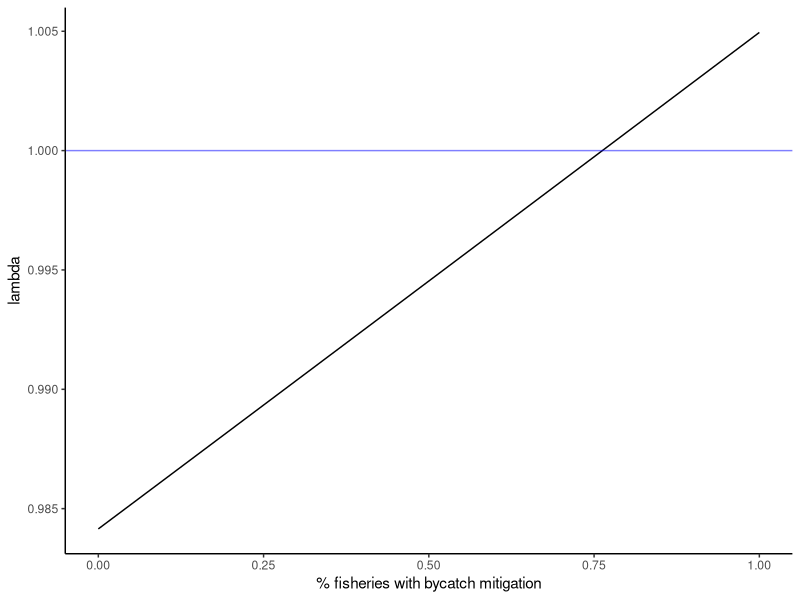
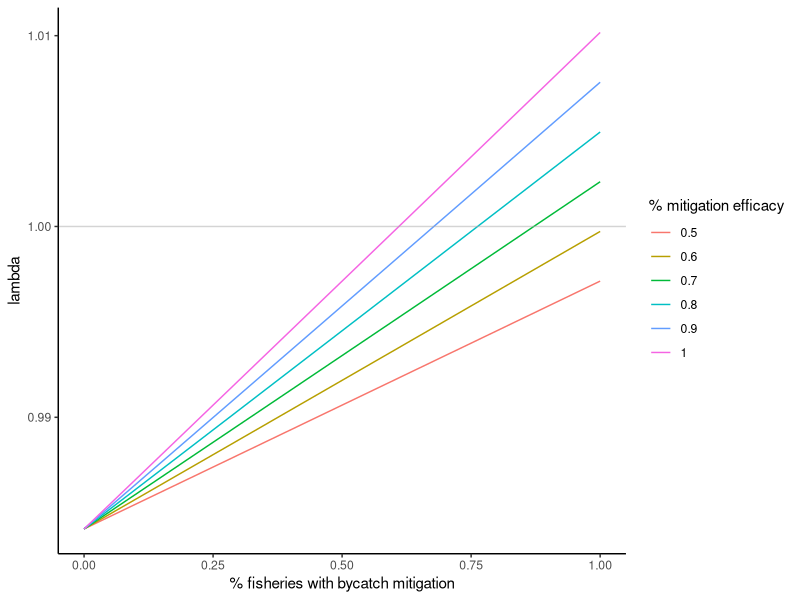
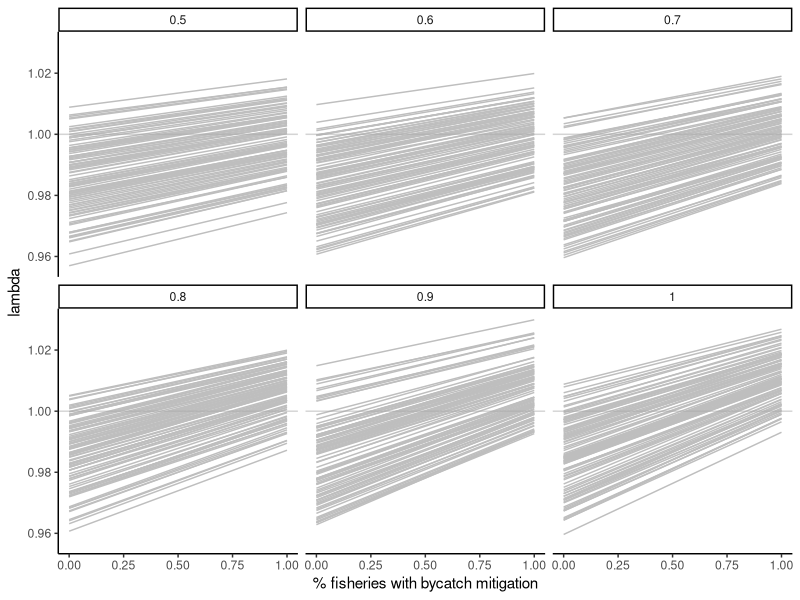
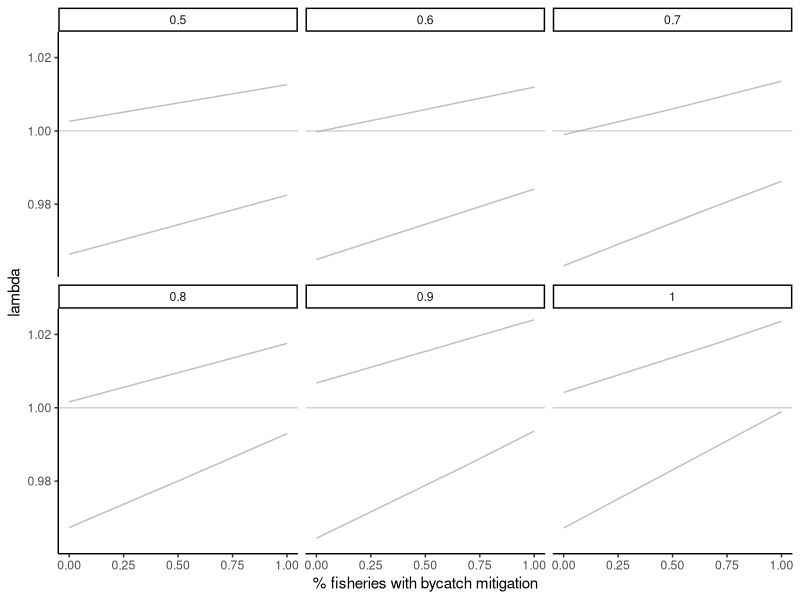
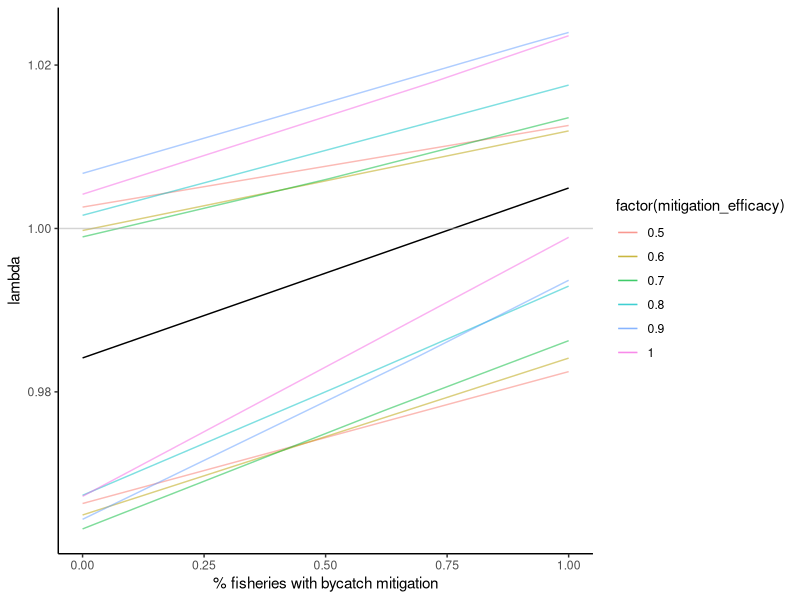
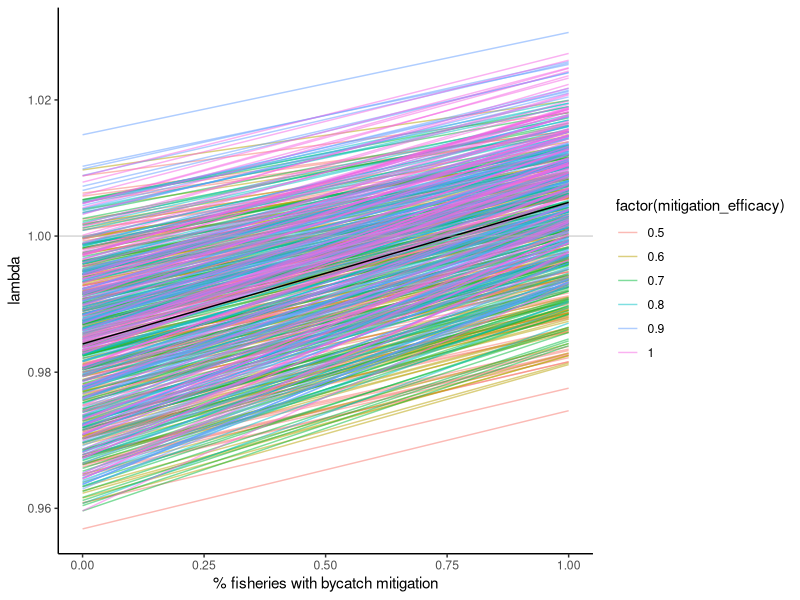

These charts were generated, in order, by the following R code:
## ---- chunk 1
library(here)
library(tidyverse)
## ---- chunk 2
#survival rates - drawn from Weimerskirch 1998
s_c <- 0.64 #chick+ fledgling survival year 0-1
s_j <- 0.8 #juvenile survival year 1-3
s_i <- 0.92 #immature survival year 3-7
s_s <- 0.94 #subadult survival year 7-10
s_a <- 0.94 #adult survival year 10+
#males show senescence but femailes don't, so not including it here, though perhaps I should since it impacts breeding success?

#fecundity building blocks
#breeding success - drawn from Weimerskirch 1998 &Rackete 2021
bs_a <- 0.8 #adult breeding success

#breeding probability (biennial breeders) - adult rate drawn from Rackete 2021, subadult downscaled slightly from that
bp_a <- 0.45 #adult breeding probablity (biennial breeding, most breeding by age 10)

c <- 0.5# # of female chicks per year

#fecundity 
f_a <- bs_a*bp_a*c
  
#add widowing
#assume 25% prob year1 -> 100% prob year 4?
#Sun et al 2022 - takes 4 years to reach next breeding attempt, breeding prob with new mate after widowhood = ~0.25 (fig5)
w <- 0.25
w4 <- 1
## ---- chunk 3
#set up age-based matrix based on vital rates

#Age classes (years)  0-1     1-2    2-3    3-4    4-5    5-6    6-7    7-8   8-9     9-10     10+         nw,        w1,             w2,              w3,             w4 
m <- matrix(data = c(0,     0,    0,      0,     0,     0,     0,     0,      0,      0,       s_a*f_a,    s_a*f_a,    s_a*f_a*w,    s_a*f_a*w,     s_a*f_a*w,     s_a*f_a*w4,      #0-1
                    s_c,    0,    0,      0,     0,     0,     0,     0,      0,      0,       0,          0,          0,             0,              0,              0,              #1-2
                    0,      s_j,  0,      0,     0,     0,     0,     0,      0,      0,       0,          0,          0,             0,              0,              0,              #2-3
                    0,      0,    s_j,    0,     0,     0,     0,     0,      0,      0,       0,          0,          0,             0,              0,              0,              #3-4
                    0,      0,    0,      s_i,   0,     0,     0,     0,      0,      0,       0,          0,          0,             0,              0,              0,              #4-5
                    0,      0,    0,      0,     s_i,   0,     0,     0,      0,      0,       0,          0,          0,             0,              0,              0,              #5-6
                    0,      0,    0,      0,     0,     s_i,   0,     0,      0,      0,       0,          0,          0,             0,              0,              0,              #6-7
                    0,      0,    0,      0,     0,     0,     s_i,   0,      0,      0,       0,          0,          0,             0,              0,              0,              #7-8
                    0,      0,    0,      0,     0,     0,     0,     s_s,    0,      0,       0,          0,          0,             0,              0,              0,              #8-9
                    0,      0,    0,      0,     0,     0,     0,     0,      s_s,    0,       0,          0,          0,             0,              0,              0,              #9-10
                    0,      0,    0,      0,     0,     0,     0,     0,      0,      s_s,     0,          0,          0,             0,              0,              0,              #10
                    0,      0,    0,      0,     0,     0,     0,     0,      0,      0,       s_a*s_a,    s_a*s_a,    s_a*s_a*w,     s_a*s_a*w,      s_a*s_a*w,      s_a*s_a*w4,     #nw
                    0,      0,    0,      0,     0,     0,     0,     0,      0,      0,       s_a*(1-s_a),s_a*(1-s_a),s_a*(1-s_a)*w, s_a*(1-s_a)*w,  s_a*(1-s_a)*w,  s_a*(1-s_a)*w4, #w1
                    0,      0,    0,      0,     0,     0,     0,     0,      0,      0,       0,          0,          s_a*(1-w),     0,              0,              0,              #w2 
                    0,      0,    0,      0,     0,     0,     0,     0,      0,      0,       0,          0,          0,             s_a*(1-w),      0,              0,              #w3 
                    0,      0,    0,      0,     0,     0,     0,     0,      0,      0,       0,          0,          0,             0,              s_a*(1-w),      0),             #w4 
                   nrow = 16, byrow = TRUE) 
m
## ---- chunk 4
#deterministic growth rate (lambda)
#extract eigenvalues and lambda from the matrix 
m_eig <- eigen(m)
lambda <- as.numeric(m_eig$values[1])
lambda # this matches the ideal population growth rate in the table

#Stable state distribution
#extract and scale the right eigenvector 
SSD <- round(as.numeric(m_eig$vectors[,1]/sum(m_eig$vectors[,1])),3)
SSD

#extract reproductive values
RV <- as.numeric(eigen(t(m))$vectors[,1]/eigen(t(m))$vectors[1,1])
RV
## ---- chunk 5
#bycatch mortality rates
# ~25 - 35% of mortality has been attributed to bycatch (Cleeland et al 2021), 
# so I calculated the baseline mortality and divided by 4 (testing 33% now - /3)
m_j <- (1-s_j)/3 
m_i <- (1-s_i)/3
m_s <- (1-s_s)/3
m_a <- (1-s_a)/3

mitigation_eff <- 0.8
## ---- chunk 6
bycatch_reductions <- data.frame(reduction = seq(0, 1, by =0.01),
                        lambda = NA)

for(i in 1:nrow(bycatch_reductions)){
  
  n_s_j <- 1-((m_j*(1-(mitigation_eff*bycatch_reductions$reduction[i])))+(m_j*2))
  n_s_i <- 1-((m_i*(1-(mitigation_eff*bycatch_reductions$reduction[i])))+(m_i*2))
  n_s_s <- 1-((m_s*(1-(mitigation_eff*bycatch_reductions$reduction[i])))+(m_s*2))
  n_s_a <- 1-((m_a*(1-(mitigation_eff*bycatch_reductions$reduction[i])))+(m_s*2))
  
  #Age classes (years)  0-1   1-2    2-3     3-4    4-5    5-6    6-7    7-8     8-9     9-10     10+              nw,              w1,                w2,                 w3,                 w4 
  n_m <- matrix(data = c(0,   0,     0,      0,     0,     0,     0,     0,      0,      0,       n_s_a*f_a,       n_s_a*f_a,       n_s_a*f_a*w,      n_s_a*f_a*w,       n_s_a*f_a*w,       n_s_a*f_a*1,        #0-1
                       s_c,   0,     0,      0,     0,     0,     0,     0,      0,      0,       0,               0,               0,                 0,                  0,                  0,                  #1-2
                       0,     n_s_j, 0,      0,     0,     0,     0,     0,      0,      0,       0,               0,               0,                 0,                  0,                  0,                  #2-3
                       0,     0,     n_s_j,  0,     0,     0,     0,     0,      0,      0,       0,               0,               0,                 0,                  0,                  0,                  #3-4
                       0,     0,     0,      n_s_i, 0,     0,     0,     0,      0,      0,       0,               0,               0,                 0,                  0,                  0,                  #4-5
                       0,     0,     0,      0,     n_s_i, 0,     0,     0,      0,      0,       0,               0,               0,                 0,                  0,                  0,                  #5-6
                       0,     0,     0,      0,     0,     n_s_i, 0,     0,      0,      0,       0,               0,               0,                 0,                  0,                  0,                  #6-7
                       0,     0,     0,      0,     0,     0,     n_s_i, 0,      0,      0,       0,               0,               0,                 0,                  0,                  0,                  #7-8
                       0,     0,     0,      0,     0,     0,     0,     n_s_s,  0,      0,       0,               0,               0,                 0,                  0,                  0,                  #8-9
                       0,     0,     0,      0,     0,     0,     0,     0,      n_s_s,  0,       0,               0,               0,                 0,                  0,                  0,                  #9-10
                       0,     0,     0,      0,     0,     0,     0,     0,      0,      n_s_s,   0,               0,               0,                 0,                  0,                  0,                  #10
                       0,     0,     0,      0,     0,     0,     0,     0,      0,      0,       n_s_a*n_s_a,     n_s_a*n_s_a,     n_s_a*n_s_a*w,     n_s_a*n_s_a*w,      n_s_a*n_s_a*w,      n_s_a*n_s_a*w4,     #nw
                       0,     0,     0,      0,     0,     0,     0,     0,      0,      0,       n_s_a*(1-n_s_a), n_s_a*(1-n_s_a), n_s_a*(1-n_s_a)*w, n_s_a*(1-n_s_a)*w,  n_s_a*(1-n_s_a)*w,  n_s_a*(1-n_s_a)*w4, #w1
                       0,     0,     0,      0,     0,     0,     0,     0,      0,      0,       0,               0,               n_s_a*(1-w),       0,                  0,                  0,                  #w2 
                       0,     0,     0,      0,     0,     0,     0,     0,      0,      0,       0,               0,               0,                 n_s_a*(1-w),        0,                  0,                  #w3 
                       0,     0,     0,      0,     0,     0,     0,     0,      0,      0,       0,               0,               0,                 0,                  n_s_a*(1-w),        0),                 #w4 
                      nrow = 16, byrow = TRUE) 
  
  #extract eigenvalues and lambda from the matrix 
  n_m_eig <- eigen(n_m)
  lambda_n <- as.numeric(n_m_eig$values[1])
  bycatch_reductions$lambda[i] <- lambda_n # this matches the ideal population growth rate in the table

}
## ---- chunk 7
ggplot(bycatch_reductions)+
  geom_line(aes(x=reduction, y=as.numeric(lambda)))+
   geom_hline(aes(yintercept = 1), color = "blue", alpha =0.5)+ 
  # geom_vline(aes(xintercept = 0.66), color = "red", alpha =0.5)+
  #  geom_vline(aes(xintercept = 0.33), color = "red", alpha =0.5)+
 labs(x="% fisheries with bycatch mitigation", y="lambda")+
  theme_classic()
## ---- chunk 8
bycatch_reductions2 <- seq(0, 1, by =0.01)
# mitigation_eff_range <- seq(0.45,0.95, by  = 0.01)
mitigation_eff_range <- seq(0.5,1, by  = 0.1)
output <- matrix(nrow = length(bycatch_reductions2), ncol = length(mitigation_eff_range)) %>% as.data.frame() 

for(k in 1:length(mitigation_eff_range)){
  mit_eff <- mitigation_eff_range[k]
  
  for(i in 1:length(bycatch_reductions2)){
  
  n_s_j <- 1-((m_j*(1-(mit_eff*bycatch_reductions2[i])))+(m_j*2))
  n_s_i <- 1-((m_i*(1-(mit_eff*bycatch_reductions2[i])))+(m_i*2))
  n_s_s <- 1-((m_s*(1-(mit_eff*bycatch_reductions2[i])))+(m_s*2))
  n_s_a <- 1-((m_a*(1-(mit_eff*bycatch_reductions2[i])))+(m_s*2))
  
  #Age classes (years)  0-1   1-2    2-3     3-4    4-5    5-6    6-7    7-8     8-9     9-10     10+              nw,              w1,                w2,                 w3,                 w4 
  n_m <- matrix(data = c(0,   0,     0,      0,     0,     0,     0,     0,      0,      0,       n_s_a*f_a,       n_s_a*f_a,       n_s_a*f_a*w,      n_s_a*f_a*w,       n_s_a*f_a*w,       n_s_a*f_a*w4,        #0-1
                       s_c,   0,     0,      0,     0,     0,     0,     0,      0,      0,       0,               0,               0,                 0,                  0,                  0,                  #1-2
                       0,     n_s_j, 0,      0,     0,     0,     0,     0,      0,      0,       0,               0,               0,                 0,                  0,                  0,                  #2-3
                       0,     0,     n_s_j,  0,     0,     0,     0,     0,      0,      0,       0,               0,               0,                 0,                  0,                  0,                  #3-4
                       0,     0,     0,      n_s_i, 0,     0,     0,     0,      0,      0,       0,               0,               0,                 0,                  0,                  0,                  #4-5
                       0,     0,     0,      0,     n_s_i, 0,     0,     0,      0,      0,       0,               0,               0,                 0,                  0,                  0,                  #5-6
                       0,     0,     0,      0,     0,     n_s_i, 0,     0,      0,      0,       0,               0,               0,                 0,                  0,                  0,                  #6-7
                       0,     0,     0,      0,     0,     0,     n_s_i, 0,      0,      0,       0,               0,               0,                 0,                  0,                  0,                  #7-8
                       0,     0,     0,      0,     0,     0,     0,     n_s_s,  0,      0,       0,               0,               0,                 0,                  0,                  0,                  #8-9
                       0,     0,     0,      0,     0,     0,     0,     0,      n_s_s,  0,       0,               0,               0,                 0,                  0,                  0,                  #9-10
                       0,     0,     0,      0,     0,     0,     0,     0,      0,      n_s_s,   0,               0,               0,                 0,                  0,                  0,                  #10
                       0,     0,     0,      0,     0,     0,     0,     0,      0,      0,       n_s_a*n_s_a,     n_s_a*n_s_a,     n_s_a*n_s_a*w,     n_s_a*n_s_a*w,      n_s_a*n_s_a*w,      n_s_a*n_s_a*w4,     #nw
                       0,     0,     0,      0,     0,     0,     0,     0,      0,      0,       n_s_a*(1-n_s_a), n_s_a*(1-n_s_a), n_s_a*(1-n_s_a)*w, n_s_a*(1-n_s_a)*w,  n_s_a*(1-n_s_a)*w,  n_s_a*(1-n_s_a)*w4, #w1
                       0,     0,     0,      0,     0,     0,     0,     0,      0,      0,       0,               0,               n_s_a*(1-w),       0,                  0,                  0,                  #w2 
                       0,     0,     0,      0,     0,     0,     0,     0,      0,      0,       0,               0,               0,                 n_s_a*(1-w),        0,                  0,                  #w3 
                       0,     0,     0,      0,     0,     0,     0,     0,      0,      0,       0,               0,               0,                 0,                  n_s_a*(1-w),        0),                 #w4 
                      nrow = 16, byrow = TRUE) 
  
  #extract eigenvalues and lambda from the matrix 
  n_m_eig <- eigen(n_m)
  lambda_n <- as.numeric(n_m_eig$values[1])
  output[i,k] <- lambda_n # this matches the ideal population growth rate in the table

}
}

## ---- chunk 9

# oldnames = c("V1","V2","V3","V4" ,"V5" , "V6" , "V7"  ,"V8" , "V9" , "V10", "V11" ,"V12", "V13" ,"V14" ,"V15" ,"V16" ,"V17" ,"V18" ,"V19" ,"V20" ,"V21" ,"V22" ,"V23", "V24" ,"V25", "V26" ,"V27" ,"V28" ,"V29", "V30" ,"V31" ,"V32", "V33", "V34", "V35" ,"V36", "V37", "V38", "V39" ,"V40" ,"V41" ,"V42" ,"V43", "V44" ,"V45" ,"V46" ,"V47" ,"V48", "V49", "V50" ,"V51")
# newnames = c("0.45", "0.46", "0.47", "0.48", "0.49", "0.50", "0.51" ,"0.52" ,"0.53" ,"0.54" ,"0.55", "0.56" ,"0.57" ,"0.58" ,"0.59" ,"0.60" ,"0.61", "0.62", "0.63" ,"0.64" ,"0.65" ,"0.66" ,"0.67" ,"0.68" ,"0.69" ,"0.70", "0.71" ,"0.72", "0.73", "0.74", "0.75" ,"0.76" ,"0.77" ,"0.78" ,"0.79", "0.80" ,"0.81" ,"0.82" ,"0.83" ,"0.84", "0.85", "0.86", "0.87", "0.88" ,"0.89", "0.90", "0.91" ,"0.92", "0.93", "0.94" ,"0.95")

oldnames = c("V1","V2","V3","V4" ,"V5", "V6")
newnames = c("0.5", "0.6", "0.7", "0.8", "0.9", "1")

output<- output %>% 
  rename_with(~ newnames[which(oldnames == .x)], .cols = oldnames)

output$bycatch_reductions <- bycatch_reductions2

output_l <- output %>% 
  pivot_longer(cols = !bycatch_reductions,names_to = "mit_eff", values_to = "lambda")

output_l$mit_eff <- as.numeric(output_l$mit_eff)
## ---- chunk 10
ggplot(output_l)+
  geom_line(aes(x=bycatch_reductions, y=lambda, group = factor(mit_eff), color = factor(mit_eff)))+
   geom_hline(aes(yintercept = 1), color = "darkgrey", alpha =0.5)+ 
  # geom_vline(aes(xintercept = 0.66), color = "red", alpha =0.5)+
  #  geom_vline(aes(xintercept = 0.33), color = "red", alpha =0.5)+
  labs(x="% fisheries with bycatch mitigation", y="lambda", color = "% mitigation efficacy")+
  theme_classic()
## ---- chunk 11
#full_output = matrix(nrow = length(bycatch_reductions2)*length(mitigation_eff_range), ncol = length(sims)) %>% as.data.frame() 
full_output <- vector("list", 6)
bycatch_reductions2 <- seq(0, 1, by =0.01)
mitigation_eff_range <- seq(0.5,1, by  = 0.1)
sims = 1:100

for(k in 1:length(mitigation_eff_range)){
  mit_eff <- mitigation_eff_range[k]
  
  output2 <- matrix(nrow = length(bycatch_reductions2), ncol = length(sims)) %>% as.data.frame() 
  
for(j in 1:length(sims)){
    
    s_c2 <- sample(seq(0.6,0.68, by =0.01), size =1, replace = TRUE) #chick+ fledgling survival year 0-1 - 0.64 
    s_j2 <- sample(seq(0.7,0.9, by = 0.01), size =1, replace = TRUE) #juvenile survival year 1-3 -  0.8 
    s_i2 <- sample(seq(0.89,0.95, by =0.01), size =1, replace = TRUE) #immature survival year 3-7 -  0.92
    s_s2 <- sample(seq(0.92,0.96, by =0.01), size =1, replace =TRUE) #subadult survival year 7-10 - 0.94
    s_a2 <- sample(seq(0.92,0.96, by =0.01), size=1, replace=TRUE) #adult survival year 10+ - 0.94

    bs_a2 <- sample(seq(0.7,0.9, by =0.01), size =1, replace = TRUE) #adult breeding success - 0.8 
    bp_a2 <- sample(seq(0.4,0.5, by =0.01), size=1, replace = TRUE)  #adult breeding probablity (biennial breeding, most breeding by age 10) - 0.45
    c2 <- 0.5# # of female chicks per year
    f_a2 <- bs_a*bp_a*c #fecundity
  
    w2 <- sample(seq(0.2,0.6, by =0.01), size=1, replace = TRUE)
    w42 <- 1
  
    w2 <- sample(seq(0.25,0.5, by =0.01), size=1, replace = TRUE)
    w42 <- 1
    
    m_j2 <- (1-s_j2)/3
    m_i2 <- (1-s_i2)/3
    m_s2 <- (1-s_s2)/3
    m_a2 <- (1-s_a2)/3
    
for(i in 1:length(bycatch_reductions2)){
  
  #calculate new survival rates = 1-(bycatch mortality*(1-efficacy of intervention action * proportion of fishery implementing intervention actions))+mortality remainder)
  n_s_j2 <- 1-((m_j2*(1-(mit_eff*bycatch_reductions2[i])))+(m_j2*2)) 
  n_s_i2 <- 1-((m_i2*(1-(mit_eff*bycatch_reductions2[i])))+(m_i2*2))
  n_s_s2 <- 1-((m_s2*(1-(mit_eff*bycatch_reductions2[i])))+(m_s2*2))
  n_s_a2 <- 1-((m_a2*(1-(mit_eff*bycatch_reductions2[i])))+(m_a2*2))
  
  #Age classes (years)  0-1   1-2    2-3     3-4    4-5    5-6    6-7    7-8     8-9     9-10     10+              nw,              w1,                w2,                 w3,                 w4 
  n_m2 <- matrix(data = c(0,   0,     0,      0,     0,     0,     0,     0,      0,      0,       n_s_a2*f_a2,       n_s_a2*f_a2,       n_s_a2*f_a2*w2,      n_s_a2*f_a2*w2,       n_s_a2*f_a2*w2,       n_s_a2*f_a2*w42,        #0-1
                       s_c2,  0,     0,      0,     0,     0,     0,     0,      0,      0,       0,               0,               0,                 0,                  0,                  0,                  #1-2
                       0,     n_s_j2, 0,      0,     0,     0,     0,     0,      0,      0,       0,               0,               0,                 0,                  0,                  0,                  #2-3
                       0,     0,     n_s_j2,  0,     0,     0,     0,     0,      0,      0,       0,               0,               0,                 0,                  0,                  0,                  #3-4
                       0,     0,     0,      n_s_i2, 0,     0,     0,     0,      0,      0,       0,               0,               0,                 0,                  0,                  0,                  #4-5
                       0,     0,     0,      0,     n_s_i2, 0,     0,     0,      0,      0,       0,               0,               0,                 0,                  0,                  0,                  #5-6
                       0,     0,     0,      0,     0,     n_s_i2, 0,     0,      0,      0,       0,               0,               0,                 0,                  0,                  0,                  #6-7
                       0,     0,     0,      0,     0,     0,     n_s_i2, 0,      0,      0,       0,               0,               0,                 0,                  0,                  0,                  #7-8
                       0,     0,     0,      0,     0,     0,     0,     n_s_s2,  0,      0,       0,               0,               0,                 0,                  0,                  0,                  #8-9
                       0,     0,     0,      0,     0,     0,     0,     0,      n_s_s2,  0,       0,               0,               0,                 0,                  0,                  0,                  #9-10
                       0,     0,     0,      0,     0,     0,     0,     0,      0,      n_s_s2,   0,               0,               0,                 0,                  0,                  0,                  #10
                       0,     0,     0,      0,     0,     0,     0,     0,      0,      0,       n_s_a2*n_s_a2,     n_s_a2*n_s_a2,     n_s_a2*n_s_a2*w2,     n_s_a2*n_s_a2*w2,      n_s_a2*n_s_a2*w2,      n_s_a2*n_s_a2*w42,     #nw
                       0,     0,     0,      0,     0,     0,     0,     0,      0,      0,       n_s_a2*(1-n_s_a2), n_s_a2*(1-n_s_a2), n_s_a2*(1-n_s_a2)*w2, n_s_a2*(1-n_s_a2)*w2,  n_s_a2*(1-n_s_a2)*w2,  n_s_a2*(1-n_s_a2)*w42, #w1
                       0,     0,     0,      0,     0,     0,     0,     0,      0,      0,       0,               0,               n_s_a2*(1-w2),       0,                  0,                  0,                  #w2 
                       0,     0,     0,      0,     0,     0,     0,     0,      0,      0,       0,               0,               0,                 n_s_a2*(1-w2),        0,                  0,                  #w3 
                       0,     0,     0,      0,     0,     0,     0,     0,      0,      0,       0,               0,               0,                 0,                  n_s_a2*(1-w2),        0),                 #w4 
                      nrow = 16, byrow = TRUE) 
  
  #extract eigenvalues and lambda from the matrix 
  n_m_eig2 <- eigen(n_m2)
  lambda_n2 <- as.numeric(n_m_eig2$values[1])
  output2[i,j] <- lambda_n2 # this matches the ideal population growth rate in the table
  output2 <- as.data.frame(output2)
  output2$mitigation_efficacy <- mit_eff
  output2$bycatch_reduction <- bycatch_reductions2
    
 full_output[[k]] <- output2

}
}
}

full_output[[1]]

# sim_results <- full_output[[1]]
# sim_results$quantile5 <-  apply(sim_results[1:100], 1, quantile, (probs =c(0.05)))
# sim_results$quantile95 <-  apply(sim_results[1:100], 1, quantile, (probs =c(0.95)))
## ---- chunk 12
mitigation_eff_range #0.5 0.6 0.7 0.8 0.9 1.0

mit05_l <- full_output[[1]] %>% 
  pivot_longer(cols = starts_with("V"), names_to = "simrun", values_to = "lambda")
mit06_l <- full_output[[2]] %>% 
  pivot_longer(cols = starts_with("V"), names_to = "simrun", values_to = "lambda")
mit07_l <- full_output[[3]] %>% 
  pivot_longer(cols = starts_with("V"), names_to = "simrun", values_to = "lambda")
mit08_l <- full_output[[4]] %>% 
  pivot_longer(cols = starts_with("V"), names_to = "simrun", values_to = "lambda")
mit09_l <- full_output[[5]] %>% 
  pivot_longer(cols = starts_with("V"), names_to = "simrun", values_to = "lambda")
mit1_l <- full_output[[6]] %>% 
  pivot_longer(cols = starts_with("V"), names_to = "simrun", values_to = "lambda")

fulldat <- rbind(mit05_l,mit06_l,mit07_l,mit08_l,mit09_l,mit1_l)
fulldat$mitsim <- paste(fulldat$mitigation_efficacy, fulldat$simrun)

mit05 <- full_output[[1]] 
mit06 <- full_output[[2]] 
mit07 <- full_output[[3]] 
mit08 <- full_output[[4]] 
mit09 <- full_output[[5]] 
mit1 <- full_output[[6]] 

full_dat_w <- rbind(mit05,mit06,mit07,mit08,mit09,mit1)
full_dat_w$quantile5 <-  apply(full_dat_w[1:100], 1, quantile, (probs =c(0.05)))
full_dat_w$quantile95 <-  apply(full_dat_w[1:100], 1, quantile, (probs =c(0.95)))
full_dat_w$mitsim <- paste(full_dat_w$mitigation_efficacy, full_dat_w$simrun)

## ---- chunk 13
ggplot(fulldat)+
  geom_line(aes(x=bycatch_reduction, y=lambda, group = simrun), color = "grey")+
   geom_hline(aes(yintercept = 1), color = "darkgrey", alpha =0.5)+ 
  # geom_vline(aes(xintercept = 0.66), color = "red", alpha =0.5)+
  #  geom_vline(aes(xintercept = 0.33), color = "red", alpha =0.5)+
  labs(x="% fisheries with bycatch mitigation", y="lambda")+
  facet_wrap(~mitigation_efficacy)+
  theme_classic()
## ---- chunk 14
ggplot(full_dat_w)+
  geom_line(aes(x=bycatch_reduction, y=quantile5), color = "grey")+
   geom_line(aes(x=bycatch_reduction, y=quantile95), color = "grey")+
   geom_hline(aes(yintercept = 1), color = "darkgrey", alpha =0.5)+ 
  # geom_vline(aes(xintercept = 0.66), color = "red", alpha =0.5)+
  #  geom_vline(aes(xintercept = 0.33), color = "red", alpha =0.5)+
  labs(x="% fisheries with bycatch mitigation", y="lambda")+
  facet_wrap(~mitigation_efficacy)+
  theme_classic()
## ---- chunk 15
ggplot(full_dat_w)+
  #geom_line(aes(x=bycatch_reduction, y=lambda, group = mitsim), color = "grey", alpha =0.25)+
   geom_line(aes(x=bycatch_reduction, y=quantile5, group = mitsim, color = factor(mitigation_efficacy)), alpha =0.5)+
  geom_line(aes(x=bycatch_reduction, y=quantile95, group = mitsim, color = factor(mitigation_efficacy)), alpha =0.5)+
  geom_line(data = bycatch_reductions, aes(x=reduction, y=as.numeric(lambda)))+
  geom_hline(aes(yintercept = 1), color = "darkgrey", alpha =0.5)+ 
  # geom_vline(aes(xintercept = 0.66), color = "red", alpha =0.5)+
  #  geom_vline(aes(xintercept = 0.33), color = "red", alpha =0.5)+
  labs(x="% fisheries with bycatch mitigation", y="lambda")+
  theme_classic()
## ---- chunk 16
ggplot(fulldat)+
  #geom_line(aes(x=bycatch_reduction, y=lambda, group = mitsim), color = "grey", alpha =0.25)+
   geom_line(aes(x=bycatch_reduction, y=lambda, group = mitsim, color = factor(mitigation_efficacy)), alpha =0.5)+
  geom_line(data = bycatch_reductions, aes(x=reduction, y=as.numeric(lambda)))+
  geom_hline(aes(yintercept = 1), color = "darkgrey", alpha =0.5)+ 
  # geom_vline(aes(xintercept = 0.66), color = "red", alpha =0.5)+
  #  geom_vline(aes(xintercept = 0.33), color = "red", alpha =0.5)+
  labs(x="% fisheries with bycatch mitigation", y="lambda")+
  theme_classic()
